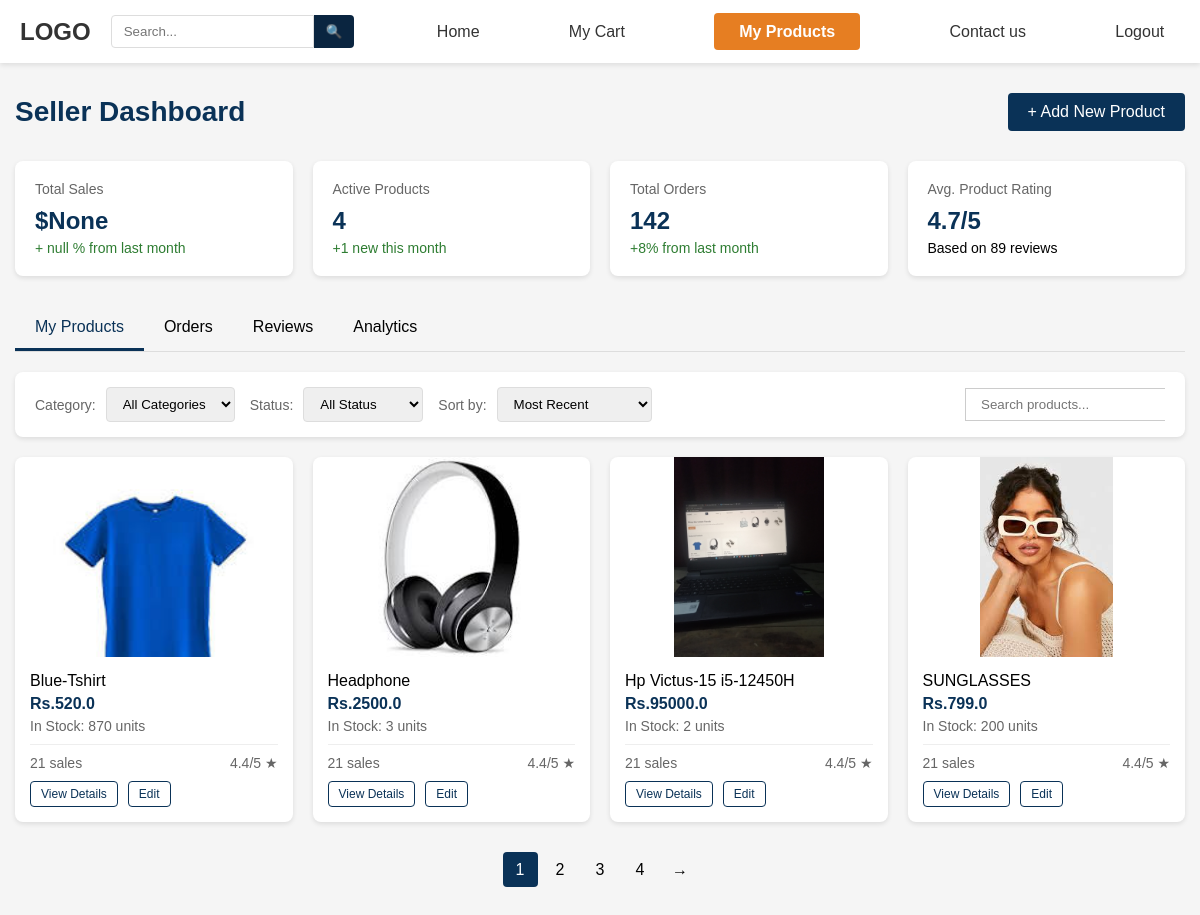
Before: /seller_dashboard (signed in) with the older database file.
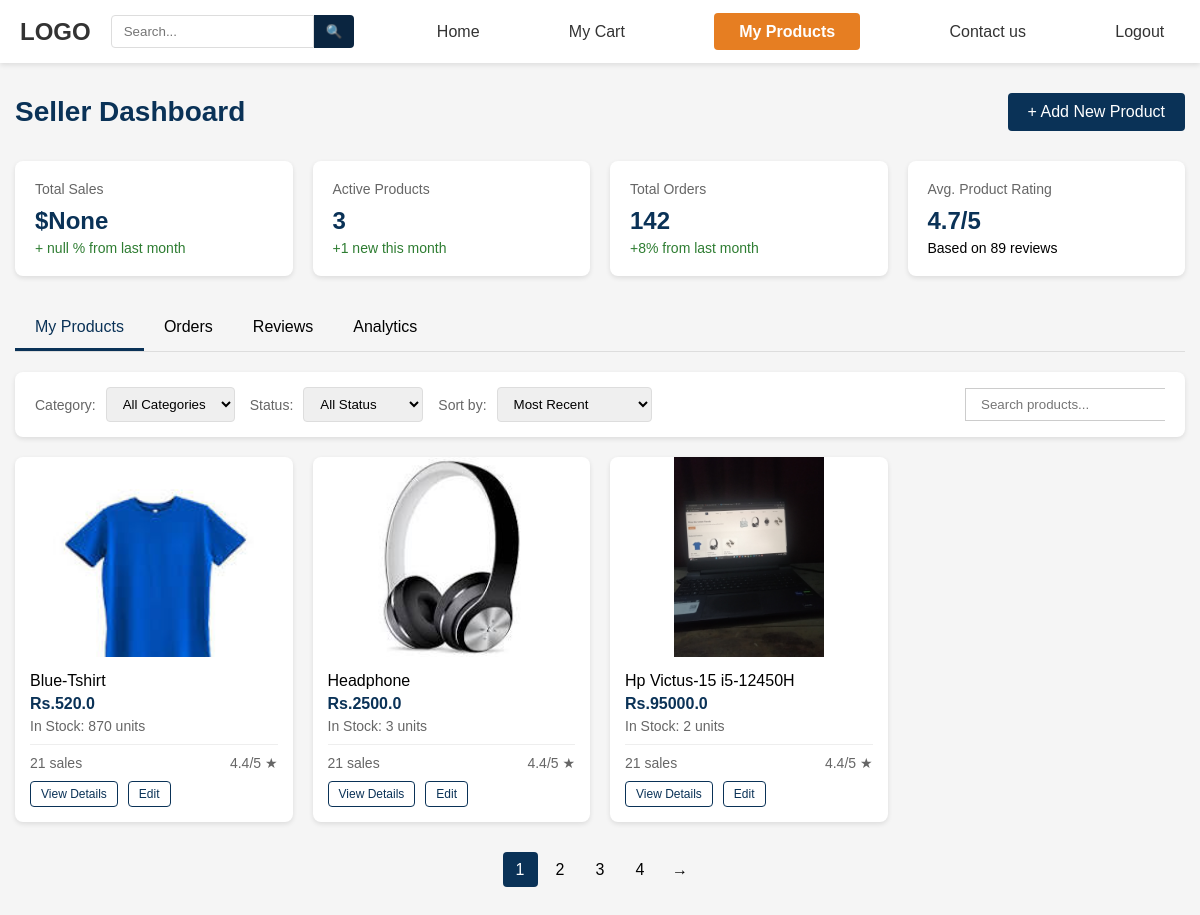
After: the same page with the newer database file.
### dashboard/models.py (models this page shows, shortened)
class Product(models.Model):
    class ProductType(models.TextChoices):
        CLOTHING = 'clothing', 'Clothing'
        ELECTRONICS = 'electronics', 'Electronics'
        ACCESSORIES = 'accessories', 'Accessories'
        FOOTWEAR = 'footwear', 'Footwear'
        WATCHES = 'watches', 'Watches'
        BAGS = 'bags', 'Bags'
        OTHER = 'other', 'Other'
    seller = models.ForeignKey(CustomUser, on_delete=models.CASCADE,related_name='products')
    name = models.CharField(max_length=64)
    brand = models.CharField(max_length=64)
    price = models.FloatField()
    main_image = models.ImageField(upload_to='product_images/')
    description = models.TextField()
    key_features = models.TextField()
    stock = models.IntegerField()
    category = models.CharField(max_length=64,choices=ProductType.choices,default=ProductType.OTHER)

### dashboard/views.py (the view)
# urls.py: path('seller_dashboard',views.sellerdashboard,name='sellerdashboard'),
@login_required(redirect_field_name='login')
def sellerdashboard(request):
    if not request.user.is_seller:
        return redirect('cart')
    products = Product.objects.filter(seller=request.user)
    count = products.count()
    return render(request,'seller_dashboard.html',{'products':products,'count':count,'page':'sellerdashboard'})

### dashboard/templates/seller_dashboard.html (shortened to what this page needs)
{% extends 'base.html' %}
{% load static %}
{% block css %}
<link rel="stylesheet" href="{% static 'dashboard/css/seller_dash.css' %}">
{% endblock %}
{% block maincontent %}
    <div class="container">
        <div class="dashboard-header">
            <h1 class="dashboard-title">Seller Dashboard</h1>
            <button class="btn btn-primary"><a href="{% url 'add_products' %}">+ Add New Product</a></button>
        </div>
        <div class="stats-container">
            <div class="stat-card">
                <div class="stat-title">Total Sales</div>
                <div class="stat-value">$None</div>
                <div class="stat-change stat-up">+ null % from last month</div>
            </div>
            <div class="stat-card">
                <div class="stat-title">Active Products</div>
                <div class="stat-value">{{ count }}</div>
                <div class="stat-change stat-up">+1 new this month</div>
            </div>
            <div class="stat-card">
                <div class="stat-title">Total Orders</div>
                <div class="stat-value">142</div>
                <div class="stat-change stat-up">+8% from last month</div>
            </div>
            <div class="stat-card">
                <div class="stat-title">Avg. Product Rating</div>
                <div class="stat-value">4.7/5</div>
                <div class="stat-change">Based on 89 reviews</div>
            </div>
        </div>
        <div class="tabs">
            <div class="tab active">My Products</div>
            <div class="tab">Orders</div>
            <div class="tab">Reviews</div>
            <div class="tab">Analytics</div>
        </div>
        <div class="filter-bar">
            <div class="filter-left">
                <div class="filter-group">
                    <span class="filter-label">Category:</span>
                    <select class="filter-select">
                        <option value="all">All Categories</option>
                    </select>
                </div>
                <div class="filter-group">
                    <span class="filter-label">Status:</span>
                    <select class="filter-select">
                        <option value="all">All Status</option>
                    </select>
                </div>
                <div class="filter-group">
                    <span class="filter-label">Sort by:</span>
                    <select class="filter-select">
                        <option value="recent">Most Recent</option>
                    </select>
                </div>
            </div>
            <div>
                <input type="text" placeholder="Search products..." class="search-input">
            </div>
        </div>
        <div class="products-grid">
            {% if products %}
                {% for product in products %}
                <div class="product-card">
                    <img src="{{ product.main_image.url }}" alt="{{ product.name }}" class="product-image">
                    <div class="product-details">
                        <h3 class="product-name">{{ product.name }}</h3>
                        <div class="product-price">Rs.{{ product.price }}</div>
                        <div class="product-stock">In Stock: {{ product.stock }} units</div>
                        <div class="product-stats">
                            <span>21 sales</span>
                            <span>4.4/5 ★</span>
                        </div>
                        <div class="product-actions">
                            <button class="btn btn-sm btn-outline view-details" data-product="product6">View Details</button>
                            <button class="btn btn-sm btn-outline edit-product">Edit</button>
                        </div>
                    </div>
                </div>
                {% endfor %}
            {% endif %}
        </div>
        <div class="pagination">
            <div class="page-item active">1</div>
            <div class="page-item">2</div>
            <div class="page-item">3</div>
            <div class="page-item">4</div>
            <div class="page-item">→</div>
        </div>
    </div>
{% endblock %}

### dashboard/templates/base.html (shortened to what this page needs)
<!DOCTYPE html>
<html lang="en">
<head>
    {% load static %}
    <link rel="stylesheet" href="{% static 'dashboard/css/dashboard.css' %}">
    {% block css %}
    {% endblock %}
</head>
<body>
    <header>
        <div class="logo">LOGO</div>
        <div class="search-box">
            <input type="text" placeholder="Search...">
            <button>🔍</button>
        </div>
        <nav id="mainNav">
            <ul>
                <li><a href="{% url 'home' %}" class="nav-link {% if page == 'home' %}active{% endif %}" data-page="home">Home</a></li>
                <li><a href="{% url 'cart' %}" class="nav-link my-cart-btn {% if page == 'cart' %}active{% endif %}" data-page="shop">My Cart</a></li>
                {% if request.user.is_seller %}
                    <li><a href="{% url 'sellerdashboard' %}" class="nav-link my-cart-btn {% if page == 'sellerdashboard' %}active{% endif %}" data-page="shop">My Products</a></li>
                {% endif %}
                <li><a href="{% url 'contact' %}" class="nav-link {% if page == 'contact' %}active{% endif %}" data-page="contact">Contact us</a></li>
                {% if request.user.is_authenticated %}
                    <li><a href="{% url 'logout' %}" class="nav-link">Logout</a></li>
                {% else %}
                    <li><a href="{% url 'login' %}" class="nav-link {% if page == 'login' %}active{% endif %}">Login</a></li>
                {% endif %}
                    </ul>
                </nav>
    </header>
    {% block maincontent %}
    {% endblock %}
</body>
</html>

### static/dashboard/css/dashboard.css (style rules this page uses)
* { margin: 0; padding: 0; box-sizing: border-box; font-family: -apple-system, BlinkMacSystemFont, 'Segoe UI', Roboto, Oxygen, Ubuntu, Cantarell, 'Open Sans', 'Helvetica Neue', sans-serif; }
body { background-color: #f9f9f9; }
header { background-color: white; padding: 15px 20px; display: flex; justify-content: space-between; align-items: center; box-shadow: 0 2px 5px rgba(0,0,0,0.1); flex-wrap: wrap; }
img { object-fit: cover; max-width: 100%; height: auto; }
.logo { font-size: 24px; font-weight: bold; color: #0a2540; margin-right: 20px; }
nav { flex: 1; }
nav ul { display: flex; list-style: none; flex-wrap: wrap; gap: 10%; padding-left: 10%; }
nav ul li { margin: 0 15px 0 0; }
nav ul li a { text-decoration: none; color: #333; font-weight: 500; }
.nav-link.active { background-color: #e67e22; color: white; padding: 10px 25px; border: none; border-radius: 4px; font-weight: 600; transition: background-color 0.3s; }
.search-box { display: flex; align-items: center; }
.search-box input { padding: 8px 12px; border: 1px solid #ddd; border-radius: 4px 0 0 4px; outline: none; }
.search-box button { background-color: #0a2540; color: white; border: none; padding: 9px 12px; border-radius: 0 4px 4px 0; cursor: pointer; }
.product-card { background-color: white; border-radius: 8px; overflow: hidden; box-shadow: 0 2px 5px rgba(0,0,0,0.1); cursor: pointer; }
.product-image { height: 200px; display: flex; align-items: center; justify-content: center; background-color: #f9f9f9; }
.product-price { font-weight: 600; color: #333; margin-bottom: 10px; }

Changed rows visible on the page:
removed Product: main_image (picture), name "SUNGLASSES", price "799.0", stock "200"
Other visible differences:
{{ count }}: "4" → "3"
